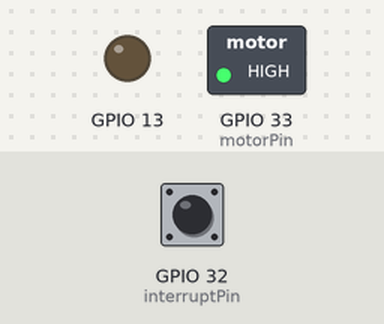
Recording of a sketch running on a simulated ESP32. Parts: switched loads named in the sketch (green lamp = pin HIGH), output pins drawn as LEDs (lit = HIGH). The inputs (shaded band) are chosen by the test bench; at power-on: GPIO 32 (interruptPin) HIGH. What the sketch prints to the serial monitor is not drawn.

Above: at 1.2 s.
1.3 s: GPIO 32 (interruptPin) pulled LOW for 0.15 s
Timing chart, 0 to 4.3 s (numbered marks = the images above; inputs shaded):
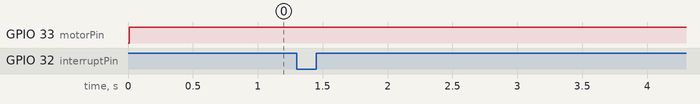

The sketch:

DrinkRobot.ino
```cpp
/*
 Name:		DrinkRobot.ino
 Created:	8/5/2018 11:16:06 AM
 Author:	jon
*/

// the setup function runs once when you press reset or power the board
//#include <Esplora.h>
//#include <Noritake_VFD_CUY.h>
//#include <CUY_Serial_Sync.h>
//#include <CUY_Serial_Async.h>
//#include <CUY_Parallel.h>
//#include <CUY_Interface.h>
//#include <avr\io.h>
//#include <avr\interrupt.h>

volatile unsigned int encoder_count = 0;
const byte interruptPin = 32;
const byte motorPin = 33;
unsigned int encoder_count_old = 0;
int i = 0;

void countEncoder();

void setup() {
	Serial.begin(115200);
	pinMode(motorPin, OUTPUT);
	pinMode(13, OUTPUT);
	pinMode(interruptPin, INPUT_PULLUP);
	attachInterrupt(digitalPinToInterrupt(interruptPin), countEncoder, CHANGE);

}

// the loop function runs over and over again until power down or reset
void loop() {
	while (encoder_count_old <= 50){
		//Serial.println(encoder_count_old);
		if (i == 1) {
			Serial.print("count: ");
			Serial.println(encoder_count_old);
			i = 0;
		}
		delay(10);
		digitalWrite(13, LOW);
		digitalWrite(motorPin, HIGH);

	}
		digitalWrite(motorPin, LOW);
		encoder_count_old = 0;
		encoder_count = 0;
		Serial.println("Value Reset");
		delay(1000);
}

void countEncoder() {
	encoder_count++;
	encoder_count_old = encoder_count;
	i++;
	digitalWrite(13, HIGH);
}
```
